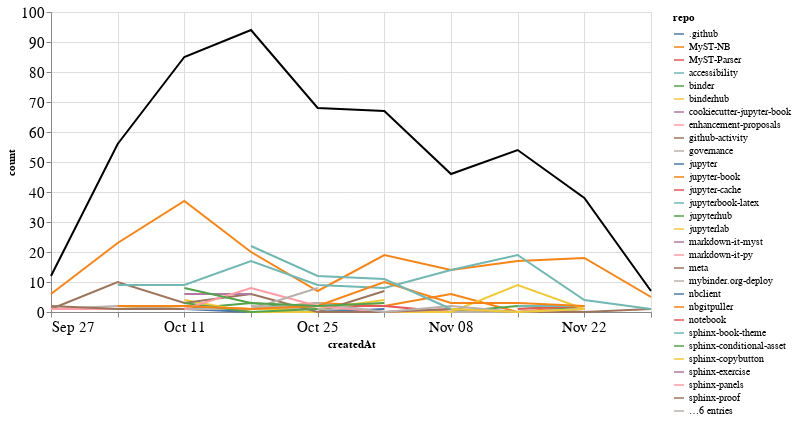

Notebook source saved alongside this figure:
### Markdown cell above
## Comments

### Code cell
comments_time = comments.groupby('repo').resample('W', on='createdAt').count()['author'].reset_index()
comments_time = comments_time.rename(columns={'author': 'count'})
comments_time_total = comments_time.groupby('createdAt').agg({"count": "sum"}).reset_index()
ch1 = alt.Chart(comments_time, width=600).mark_line().encode(
    x='createdAt',
    y='count',
    color='repo',
    tooltip="repo"
)

ch2 = alt.Chart(comments_time_total, width=600).mark_line(color="black").encode(
    x='createdAt',
    y='count',
)

ch1 + ch2

### Figure 1 — Vega-Lite specification as saved in the notebook (floating-point values rounded to 4 significant figures; data arrays with more than 128 entries replaced by an {"elided": "..."} marker saying what was removed)
{"config": {"axisLeft": {"labelFontSize": 15}, "axisBottom": {"labelFontSize": 15}}, "layer": [{"data": {"name": "data-2fd131f71cde2704a3bc5edb013e4591"}, "mark": "line", "encoding": {"color": {"type": "nominal", "field": "repo"}, "tooltip": {"type": "nominal", "field": "repo"}, "x": {"type": "temporal", "field": "createdAt"}, "y": {"type": "quantitative", "field": "count"}}, "width": 600}, {"data": {"name": "data-e111b04aae98baf8fd0723098f02ecad"}, "mark": {"type": "line", "color": "black"}, "encoding": {"x": {"type": "temporal", "field": "createdAt"}, "y": {"type": "quantitative", "field": "count"}}, "width": 600}], "$schema": "https://vega.github.io/schema/vega-lite/v4.8.1.json", "datasets": {"data-2fd131f71cde2704a3bc5edb013e4591": {"elided": "139 records"}, "data-e111b04aae98baf8fd0723098f02ecad": [{"createdAt": "2020-09-27T00:00:00", "count": 12}, {"createdAt": "2020-10-04T00:00:00", "count": 56}, {"createdAt": "2020-10-11T00:00:00", "count": 85}, {"createdAt": "2020-10-18T00:00:00", "count": 94}, {"createdAt": "2020-10-25T00:00:00", "count": 68}, {"createdAt": "2020-11-01T00:00:00", "count": 67}, {"createdAt": "2020-11-08T00:00:00", "count": 46}, {"createdAt": "2020-11-15T00:00:00", "count": 54}, {"createdAt": "2020-11-22T00:00:00", "count": 38}, {"createdAt": "2020-11-29T00:00:00", "count": 7}]}}
